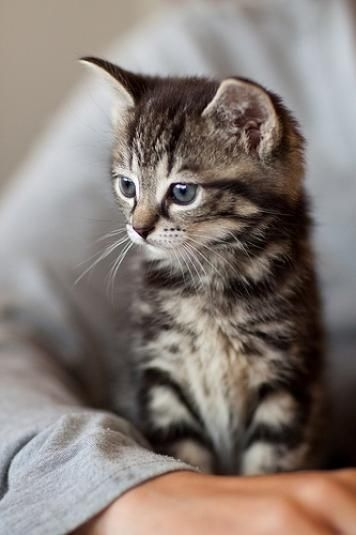
#> input picture HW1/tabby.jpg, 356 x 535 px
$ jupyter execute --allow-errors HW1_ThaiAndy.ipynb   (shell and % lines are left out)   (older library calls are emulated)
#> lines starting #> are read from the running program, lines starting #| are printed output that depends on the picture
Andy Thai<br>
COGS 181<br>
HW1

# Part 1 - Basic Matrix Operations Using Numpy

[cell 1]
# Part 1
import numpy as np
A = np.array([[1,3],[5,7],[9,11]])
B = np.array([[1,-1],[-1,1],[-1,0]])

<b>(1) A − B</b>

[cell 2]
# Problem 1
print(A - B)

<b>(2) A ◦ B (element-wise product)</b>

[cell 3]
# Problem 2
print(A * B)

<b>(3) A<sup>T</sup>B</b>

[cell 4]
# Problem 3
print(np.dot(A.T, B))

<b>(4) AB<sup>T</sup></b>

[cell 5]
# Problem 4
print(np.dot(A, B.T))

<b>(5) AB</b>

[cell 6]
# Problem 5
try:
    np.dot(A, B)
except ValueError as e:
    print("Invalid operation: " + str(e))
    print("The operation AB is not valid: impossible")

# Part 2 - Basic Plots Using Matplotlib

[cell 7]
# Part 2
# Modified code to add 20 & 100 iterations
import matplotlib.pyplot as plt
np.random.seed(0)
space = np.linspace(0,10,num=50)
sine = np.sin(space)
plt.scatter(space,sine,color='b',label = 'sine_curve')
sine_5 = sine

# Add 20 and 100 iterative variables
sine_20 = sine
sine_100 = sine

for i in range(5):
    sine_5 = sine_5 + np.random.normal(scale=0.1,size=50)

# 20 iterations
for i in range(20):
    sine_20 = sine_20 + np.random.normal(scale=0.1,size=50)
# 100 iterations
for i in range(100):
    sine_100 = sine_100 + np.random.normal(scale=0.1,size=50)

plt_sine_5, = plt.plot(space,sine_5,color='r',label = 'noise_5_iters')

# Plot 20 and 100 iteration graphs
plt_sine_20, = plt.plot(space,sine_20,color='g',label = 'noise_20_iters')
plt_sine_100, = plt.plot(space,sine_100,color='purple',label = 'noise_100_iters')

print('Solution graph:')
plt.legend(loc='upper right')
plt.savefig('./cogs181_Q2.png')
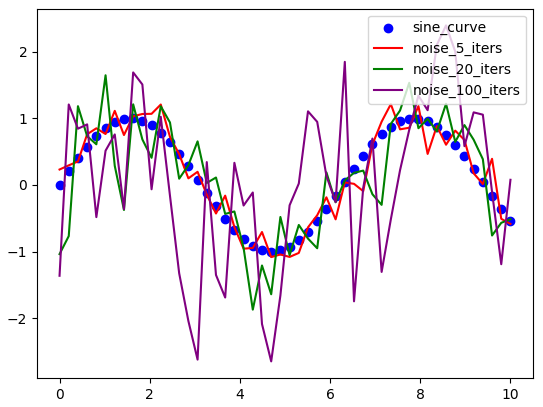
#> figure drawn by matplotlib, 1 panel; curve peaks at x = 7.35, y = 1.21; curve peaks at x = 1.02, y = 1.64; curve peaks at x = 8.57, y = 2.39

# Part 3 - Basic Image Operations Using SciPy

[cell 8]
# Part 3
from scipy.misc import imread
img = imread('tabby.jpg')
#> img is the input picture: shape (535, 356, 3); mean R, G, B 134.4, 124.2, 118.5
print("Original image:")
plt.imshow(img)

<b>(1) What is the shape of the image array? (hint: 3 dimensions)</b>

[cell 9]
# 1. What is the shape of the image array? (hint: 3 dimensions)
print("The shape of the image array is: " + str(img.shape))
#| The shape of the image array is: (535, 356, 3)

<b>(2) Resize the image to 300x300 using scipy.misc.imresize</b>

[cell 10]
# 2. Resize the image to 300x300 using scipy.misc.imresize
from scipy.misc import imresize
resized = imresize(img, (300, 300))
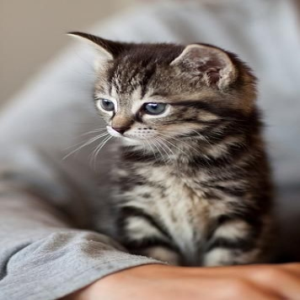
#> resized: shape (300, 300, 3); mean R, G, B 134.4, 124.2, 118.5
print("Problem 2: 300x300 resized image")
plt.imshow(resized)

[cell 11]
# Given code
from scipy.ndimage import rotate
rotated = rotate(img,30,reshape=False,mode='nearest',cval=0)
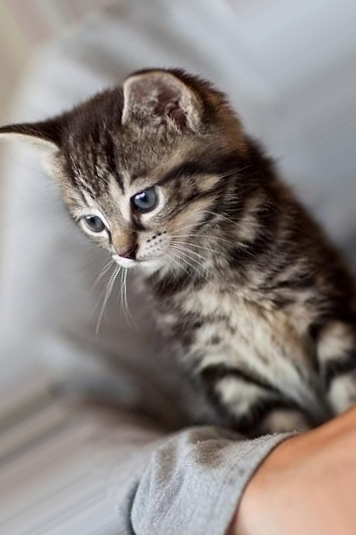
#> rotated: shape (535, 356, 3); mean R, G, B 139, 131.5, 127.8
print('Given code: rotation')
plt.imshow(rotated)

<b>(1) Set the reshape option to True</b>

[cell 12]
# 1. Set the reshape option to True
rotated1 = rotate(img,30,reshape=True,mode='nearest',cval=0)
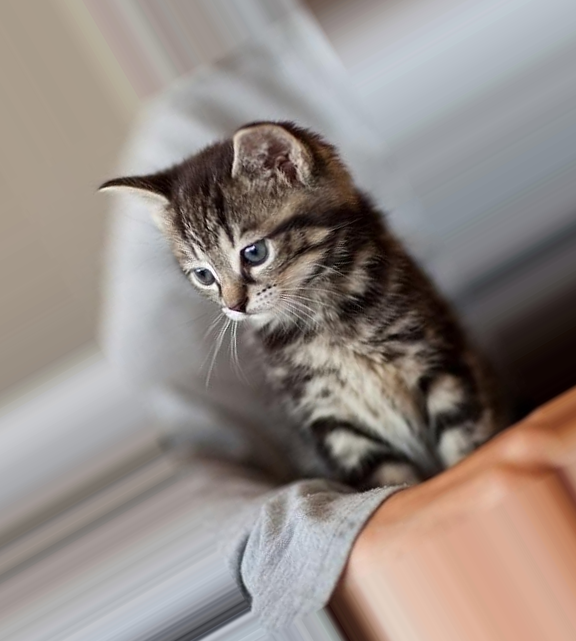
#> rotated1: shape (641, 576, 3); mean R, G, B 147.7, 138.1, 133.1
print('1: reshape to True:')
plt.imshow(rotated1)

<b>(2) Change the mode to ’constant’, and let ’cval’ be 0</b>

[cell 13]
# 2. Change the mode to ’constant’, and let ’cval’ be 0
rotated2 = rotate(img,30,reshape=False,mode='constant',cval=0)
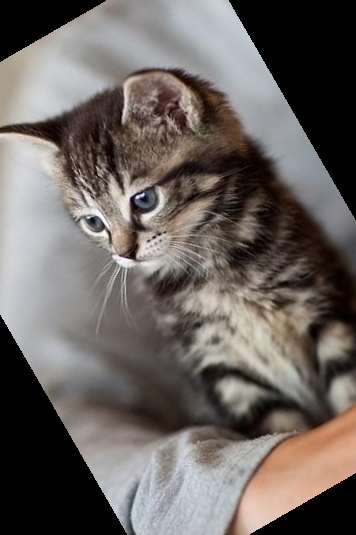
#> rotated2: shape (535, 356, 3); mean R, G, B 107.6, 100.7, 97.1
print('2: constant mode; cval = 0')
plt.imshow(rotated2)

<b>(3) Change the mode to ’constant’, and let ’cval’ be 255</b>

[cell 14]
# 3. Change the mode to ’constant’, and let ’cval’ be 255
rotated3 = rotate(img,30,reshape=False,mode='constant',cval=255)
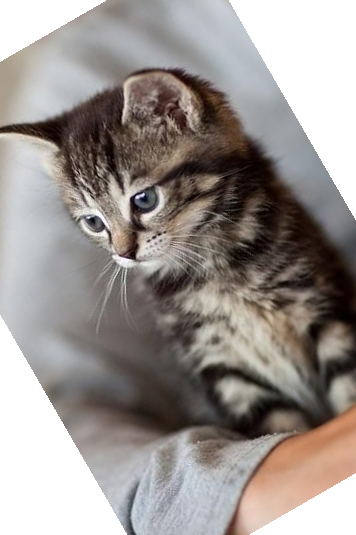
#> rotated3: shape (535, 356, 3); mean R, G, B 154.1, 147.3, 143.7
print('3: mode = constant; cval = 255')
plt.imshow(rotated3)

<b>(4) Change the mode to ’reflect’</b>

[cell 15]
# 4. Change the mode to ’reflect’
rotated4 = rotate(img,30,reshape=False,mode='reflect',cval=0)
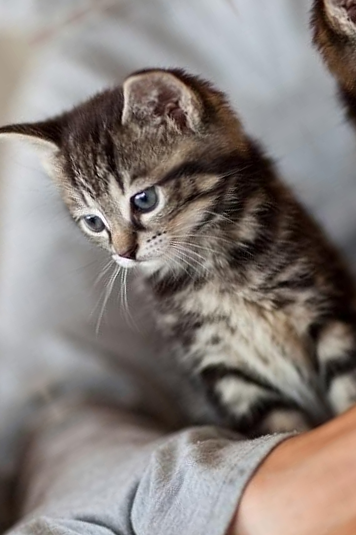
#> rotated4: shape (535, 356, 3); mean R, G, B 135.1, 127, 122.9
print('4: mode = reflect')
plt.imshow(rotated4)

# Part 4 - Data and Visualization

[cell 16]
# (1) Import several useful packages into Python:
import matplotlib.pyplot as plt
from sklearn import datasets
from mpl_toolkits.mplot3d import Axes3D

[cell 17]
# (2) Load Iris dataset into Python:
iris = datasets.load_iris()
X = iris.data
Y = iris.target

[cell 18]
# (3) Visualize first 2 feature dimensions:
plt.scatter(X[:,0],X[:,1], c=Y, cmap=plt.cm.Paired)
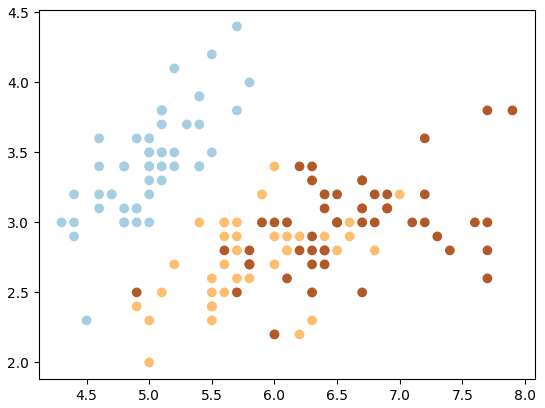
#> figure drawn by matplotlib, 1 panel
